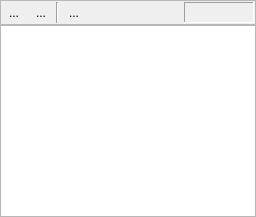
  <widget class="QDockWidget" name="dwWatch" >
   <property name="windowTitle" >
    <string>Watch</string>
   </property>
   <attribute name="dockWidgetArea" >
    <number>2</number>
   </attribute>
   <widget class="QWidget" name="dockWidgetContents_4" >
    <layout class="QVBoxLayout" >
     <property name="spacing" >
      <number>0</number>
     </property>
     <property name="leftMargin" >
      <number>0</number>
     </property>
     <property name="topMargin" >
      <number>0</number>
     </property>
     <property name="rightMargin" >
      <number>0</number>
     </property>
     <property name="bottomMargin" >
      <number>0</number>
     </property>
     <item>
      <widget class="QFrame" name="frame_3" >
       <property name="frameShape" >
        <enum>QFrame::StyledPanel</enum>
       </property>
       <property name="frameShadow" >
        <enum>QFrame::Raised</enum>
       </property>
       <layout class="QHBoxLayout" >
        <property name="spacing" >
         <number>3</number>
        </property>
        <property name="leftMargin" >
         <number>1</number>
        </property>
        <property name="topMargin" >
         <number>1</number>
        </property>
        <property name="rightMargin" >
         <number>1</number>
        </property>
        <property name="bottomMargin" >
         <number>1</number>
        </property>
        <item>
         <widget class="QToolButton" name="tbWatchWindow" >
          <property name="toolTip" >
           <string>view vector</string>
          </property>
          <property name="text" >
           <string>...</string>
          </property>
          <property name="icon" >
           <iconset resource="../glslDevil.qrc" >:/icons/icons/watch-new_32.png</iconset>
          </property>
          <property name="autoRaise" >
           <bool>true</bool>
          </property>
         </widget>
        </item>
        <item>
         <widget class="QToolButton" name="tbWatchWindowAdd" >
          <property name="toolTip" >
           <string>add to active window</string>
          </property>
          <property name="text" >
           <string>...</string>
          </property>
          <property name="icon" >
           <iconset resource="../glslDevil.qrc" >:/icons/icons/watch-add_32.png</iconset>
          </property>
          <property name="autoRaise" >
           <bool>true</bool>
          </property>
         </widget>
        </item>
        <item>
         <widget class="Line" name="line_6" >
          <property name="orientation" >
           <enum>Qt::Vertical</enum>
          </property>
         </widget>
        </item>
        <item>
         <widget class="QToolButton" name="tbWatchDelete" >
          <property name="text" >
           <string>...</string>
          </property>
          <property name="icon" >
           <iconset resource="../glslDevil.qrc" >:/icons/icons/watch-delete_32.png</iconset>
          </property>
          <property name="autoRaise" >
           <bool>true</bool>
          </property>
         </widget>
        </item>
        <item>
         <spacer>
          <property name="orientation" >
           <enum>Qt::Horizontal</enum>
          </property>
          <property name="sizeHint" >
           <size>
            <width>40</width>
            <height>20</height>
           </size>
          </property>
         </spacer>
        </item>
        <item>
         <widget class="QLabel" name="lWatchSelectionPos" >
          <property name="minimumSize" >
           <size>
            <width>70</width>
            <height>0</height>
           </size>
          </property>
          <property name="frameShape" >
           <enum>QFrame::Panel</enum>
          </property>
          <property name="frameShadow" >
           <enum>QFrame::Sunken</enum>
          </property>
          <property name="text" >
           <string/>
          </property>
         </widget>
        </item>
       </layout>
      </widget>
     </item>
     <item>
      <widget class="QTreeView" name="tvWatchList" >
       <property name="selectionMode" >
        <enum>QAbstractItemView::MultiSelection</enum>
       </property>
       <property name="itemsExpandable" >
        <bool>true</bool>
       </property>
      </widget>
     </item>
    </layout>
   </widget>
  </widget>
